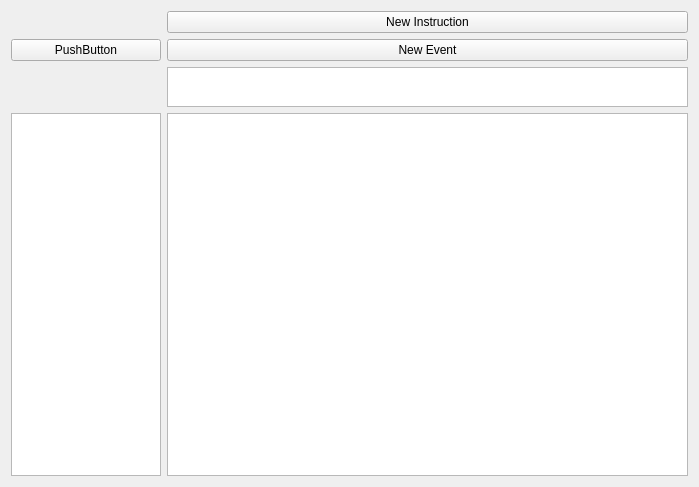
<?xml version="1.0" encoding="UTF-8"?>
<ui version="4.0">
 <class>GSequencerWidgetClass</class>
 <widget class="QWidget" name="GSequencerWidgetClass">
  <property name="geometry">
   <rect>
    <x>0</x>
    <y>0</y>
    <width>699</width>
    <height>487</height>
   </rect>
  </property>
  <property name="acceptDrops">
   <bool>true</bool>
  </property>
  <property name="windowTitle">
   <string>GSequencerWidget</string>
  </property>
  <layout class="QGridLayout" name="gridLayout">
   <item row="4" column="0">
    <widget class="QTableWidget" name="pChannelWidgetList">
     <property name="sizePolicy">
      <sizepolicy hsizetype="Expanding" vsizetype="Expanding">
       <horstretch>0</horstretch>
       <verstretch>0</verstretch>
      </sizepolicy>
     </property>
     <property name="maximumSize">
      <size>
       <width>150</width>
       <height>16777215</height>
      </size>
     </property>
    </widget>
   </item>
   <item row="4" column="1">
    <widget class="GSequenceGraphicsView" name="pSequenceView">
     <property name="sizePolicy">
      <sizepolicy hsizetype="Expanding" vsizetype="Expanding">
       <horstretch>1</horstretch>
       <verstretch>1</verstretch>
      </sizepolicy>
     </property>
     <property name="cursor" stdset="0">
      <cursorShape>CrossCursor</cursorShape>
     </property>
     <property name="contextMenuPolicy">
      <enum>Qt::DefaultContextMenu</enum>
     </property>
    </widget>
   </item>
   <item row="1" column="0">
    <widget class="QPushButton" name="pushButton">
     <property name="text">
      <string>PushButton</string>
     </property>
    </widget>
   </item>
   <item row="1" column="1">
    <widget class="QPushButton" name="pButtonNewEvent">
     <property name="text">
      <string>New Event</string>
     </property>
    </widget>
   </item>
   <item row="3" column="1">
    <widget class="GSequenceGraphicsView" name="pSequenceEventsView">
     <property name="sizePolicy">
      <sizepolicy hsizetype="Expanding" vsizetype="Expanding">
       <horstretch>1</horstretch>
       <verstretch>1</verstretch>
      </sizepolicy>
     </property>
     <property name="maximumSize">
      <size>
       <width>16777215</width>
       <height>40</height>
      </size>
     </property>
     <property name="cursor" stdset="0">
      <cursorShape>CrossCursor</cursorShape>
     </property>
     <property name="contextMenuPolicy">
      <enum>Qt::DefaultContextMenu</enum>
     </property>
    </widget>
   </item>
   <item row="0" column="1">
    <widget class="QPushButton" name="pButtonNewInstruction">
     <property name="text">
      <string>New Instruction</string>
     </property>
    </widget>
   </item>
  </layout>
 </widget>
 <layoutdefault spacing="6" margin="11"/>
 <customwidgets>
  <customwidget>
   <class>GSequenceGraphicsView</class>
   <extends>QGraphicsView</extends>
   <header>Sequencer/GSequenceGraphicsView.h</header>
  </customwidget>
 </customwidgets>
 <resources/>
 <connections/>
</ui>
